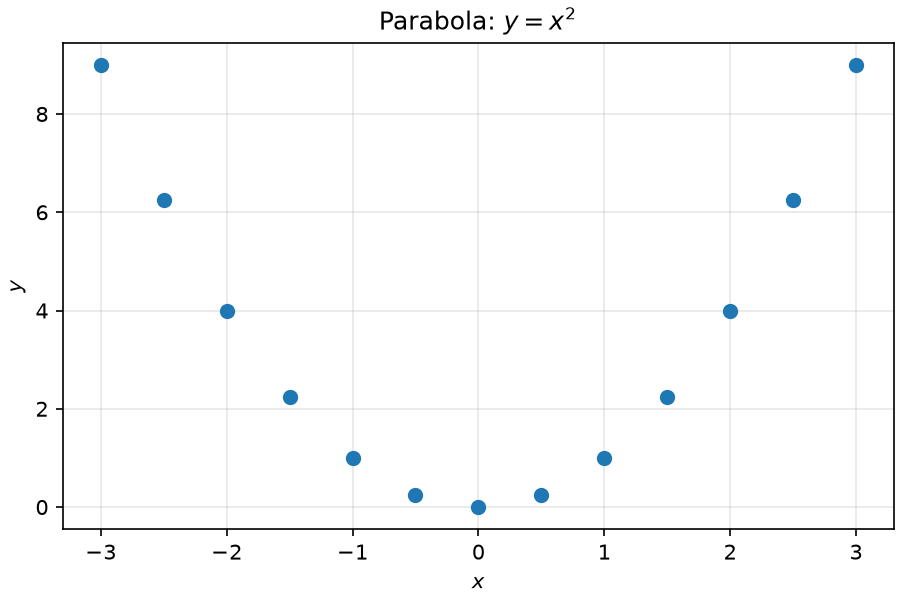

This figure's Python source:
"""Generate a reference figure with known samples of y = x**2."""

from pathlib import Path

import matplotlib

matplotlib.use("Agg")

import matplotlib.pyplot as plt
import numpy as np


def main() -> None:
    x = np.linspace(-3.0, 3.0, 13)
    y = x**2

    fig, ax = plt.subplots(figsize=(6, 4), layout="constrained")
    ax.scatter(x, y, s=40)
    ax.set(xlabel="$x$", ylabel="$y$", title=r"Parabola: $y = x^2$")
    ax.grid(alpha=0.3)
    ax.set_axisbelow(True)

    output_path = Path(__file__).with_suffix(".png")
    fig.savefig(output_path, dpi=150)
    plt.close(fig)
    print(f"Saved figure to {output_path}")


if __name__ == "__main__":
    main()
